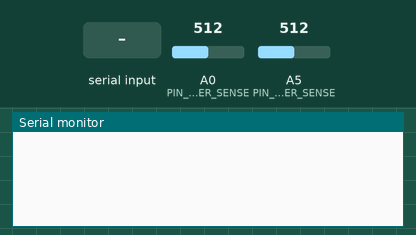
A sketch run on a simulated Arduino Uno, built with avr-gcc and run on an emulated ATmega328P. On the bench: the last lines printed to the serial monitor. The test bench sets the inputs (shaded band); at power-on: A0 (PIN_INNER_SENSE) = 512, A5 (PIN_OUTER_SENSE) = 512.

Above: at 1.2 s.
1.3 s: "INIT:RXTX:CHK\n" received over Serial
At 2.1 s:
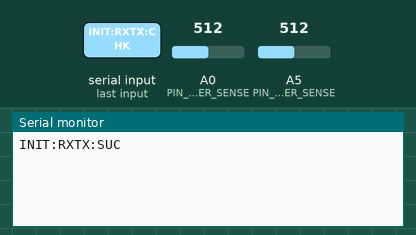
2.8 s: "INST:READ:ALL\n" received over Serial
At 3.3 s:
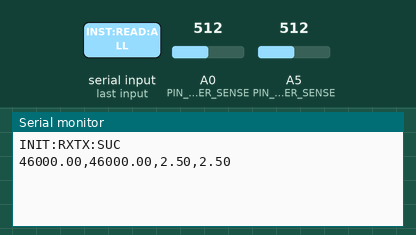
4.3 s: "INST:READ:RES\n" received over Serial
At 5.6 s:
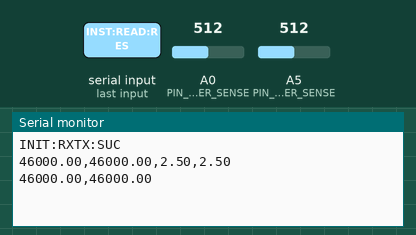

The sketch:

arduino_code.ino
```cpp
#include <math.h>

#define ARRAY_LENGTH(array) (sizeof(array)/sizeof((array)[0]))

#define SUPPLY_VOLTAGE 5.0
#define R_FIXED1_TOP 47000.0
#define R_FIXED2_BTM 1000.0
#define ADC_RESOLUTION_BIT 10.0
#define PIN_OUTER_SENSE A5
#define PIN_INNER_SENSE A0
#define FSR_GRADIENT_LOG -0.3604112
#define MAX_MSG_LEN 14

void setup() {
  // put your setup code here, to run once:
  pinMode(PIN_INNER_SENSE, INPUT);
  pinMode(PIN_OUTER_SENSE, INPUT);

  Serial.begin(9600, SERIAL_8N1);
  Serial.setTimeout(0.1);
}

struct fsrdata {
  int inner_sense_analog_val;
  int outer_sense_analog_val;
  float inner_sense_voltage;
  float outer_sense_voltage;
  float inner_sense_resistance;
  float outer_sense_resistance;
  float inner_equiv_force;
  float outer_equiv_force;
};

float convert_ADC_to_V(int adc_reading) {
  // Converts the raw ADC value into equivalent voltage
  return (adc_reading / pow(2, ADC_RESOLUTION_BIT)) * SUPPLY_VOLTAGE;
}

float calc_r_sense(float v_sense) {
  // Calculates the equivalent sense resistor (FSR)
  float r_sense = (R_FIXED2_BTM - (v_sense / SUPPLY_VOLTAGE) * (R_FIXED2_BTM + R_FIXED1_TOP)) / (v_sense / SUPPLY_VOLTAGE - 1);
  return r_sense;
}

float calc_equiv_force(float sense_r) {
  // For a linear relationship in log-log domain in log(y) = m log(x) + log(5),
  // m = (log(5) - log (0.015)) / (log(1) - log(10000000)) for Ohmite FSR07
  // y = 10^(m log10(x) + log10(5))
  float exponent = FSR_GRADIENT_LOG * log10f(sense_r) + 0.6989700;
  return pow(10, exponent);
}

struct fsrdata acquire_data() {
  fsrdata to_return;
  // Start the data acquisition process
  to_return.inner_sense_analog_val = analogRead(PIN_INNER_SENSE);
  to_return.outer_sense_analog_val = analogRead(PIN_OUTER_SENSE);
  to_return.inner_sense_voltage = convert_ADC_to_V(to_return.inner_sense_analog_val);
  to_return.outer_sense_voltage = convert_ADC_to_V(to_return.outer_sense_analog_val);
  to_return.inner_sense_resistance = calc_r_sense(to_return.inner_sense_voltage);
  to_return.outer_sense_resistance = calc_r_sense(to_return.outer_sense_voltage);
  to_return.inner_equiv_force = calc_equiv_force(to_return.inner_sense_resistance);
  to_return.outer_equiv_force = calc_equiv_force(to_return.outer_sense_resistance);
  return to_return;
}

void execute_cmd(String* RxStr) {
  // Store the fsrdata
  static struct fsrdata FSRDATA;

  if (*RxStr != "\0") {
    if (*RxStr == "INIT:RXTX:CHK") {
      Serial.flush();
      Serial.println("INIT:RXTX:SUC");
    } else if (*RxStr == "INST:READ:ALL") {
      FSRDATA = acquire_data();
      //Serial.println("DEBUG Entered the RxStr matching");
      Serial.flush();
      String str_to_write = String(FSRDATA.inner_sense_resistance) + "," + String(FSRDATA.outer_sense_resistance) + ","  + String(FSRDATA.inner_sense_voltage) + "," + String(FSRDATA.outer_sense_voltage);
      Serial.println(str_to_write); // println will add a new line character
    } else if (*RxStr == "INST:READ:RES") {
      FSRDATA = acquire_data();
      String str_to_write = String(FSRDATA.inner_sense_resistance) + "," + String(FSRDATA.outer_sense_resistance);
      Serial.println(str_to_write);
    } else if (*RxStr == "INST:READ:VOL") {
      FSRDATA = acquire_data();
      String str_to_write = String(FSRDATA.inner_sense_voltage) + "," + String(FSRDATA.outer_sense_voltage);
      Serial.println(str_to_write);
    } else {
      Serial.println("ERROR Command not recognised: Command Invalid");
    }
  }
}

void loop() {
  // Start Rx, Tx process
  static String RxStr = "";

  while (Serial.available() > 0) {
    static char message[MAX_MSG_LEN];
    static unsigned int message_pos = 0;
    char inputByte = Serial.read();

    if (inputByte != "\n" && (message_pos < MAX_MSG_LEN -1)) {
      message[message_pos] = inputByte;
      message_pos++;
    } else if (inputByte == "\n" && (message_pos < MAX_MSG_LEN -1)) {
      message_pos = 0;
    } else {
      RxStr = String(message);
      //Serial.println("DEBUG Command Received: " + RxStr);
      execute_cmd(&RxStr);
      message_pos = 0;
      RxStr = ""; // Clear the RxStr string
    }
  }
}
```

Measured:
- after the input at 1.3 s, the serial monitor: prints a new line at once (image 1)
- after the input at 2.8 s, the serial monitor: prints a new line at once (image 2)
- after the input at 4.3 s, the serial monitor: prints a new line at once (image 3)
